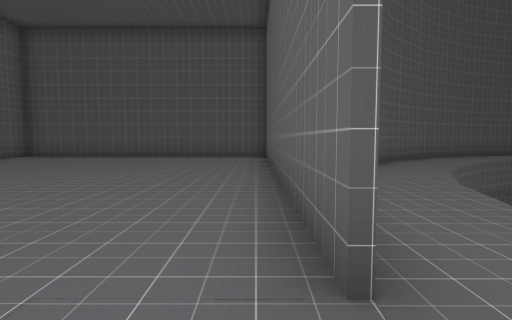
[1] (above)

24 first-person views from a walk through a level from a Godot 3-D game. The camera is 1.4 m above the floor, tilts 4° down and sees 80° across. The floor is counted in squares, 2 m on a side. Each view is taken from the middle of a square. On the plan, view 1 faces up. The plan holds only what a view shows up to about 10 squares ahead; the rest is blank. The place goes on beyond the plan.

[2]
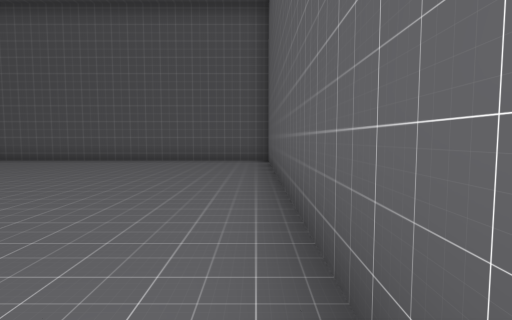

[3]
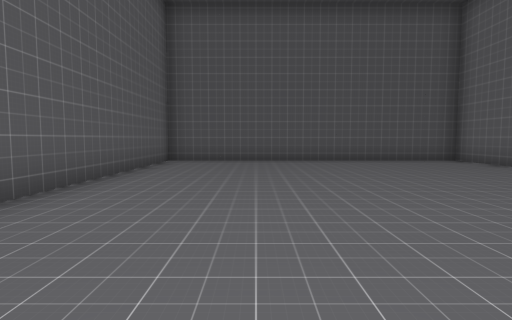

[4]
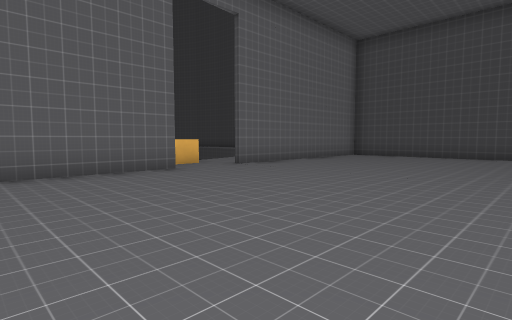

[5]
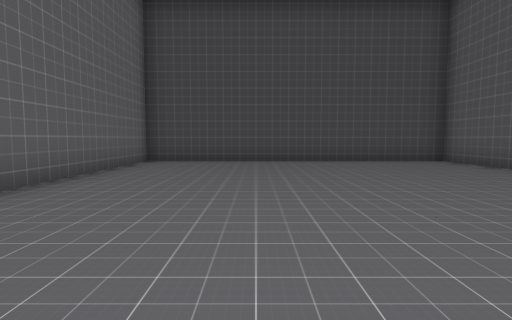

[6]
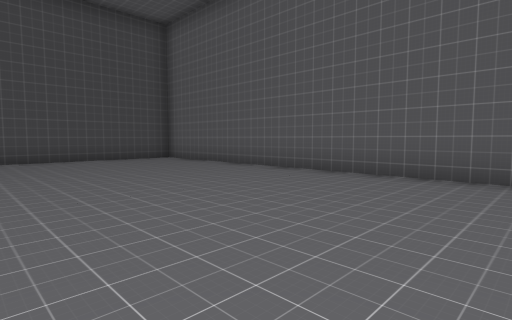

[7]
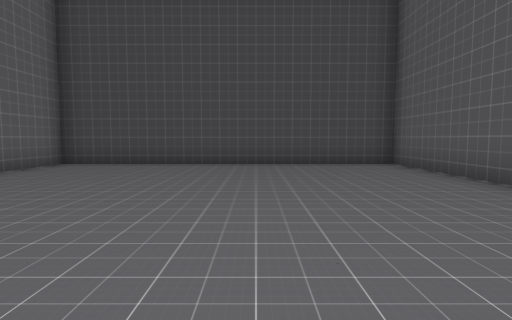

[8]
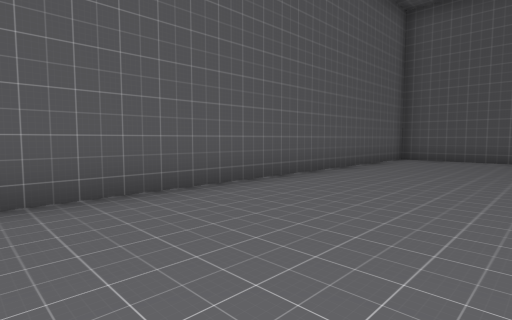

[9]
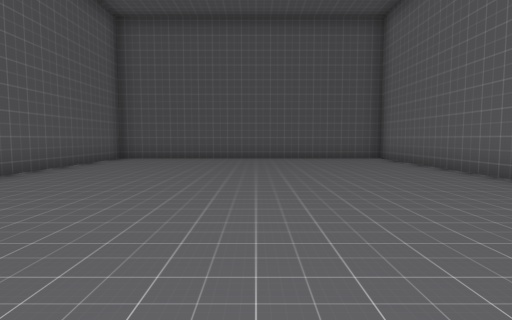

[10]
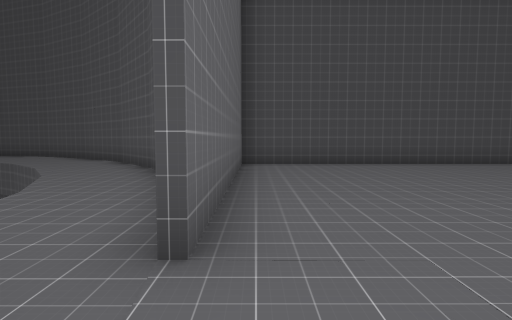

[11]
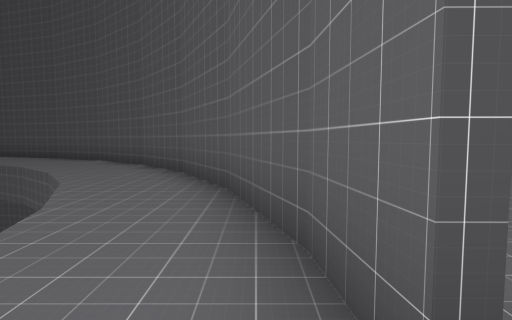

[12]
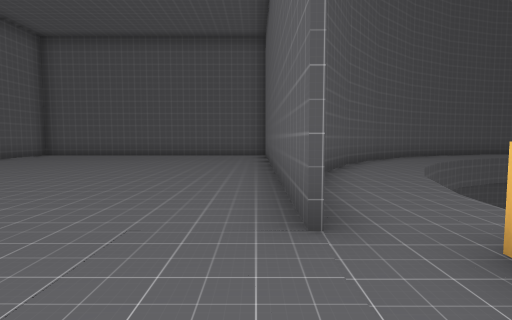

[13]
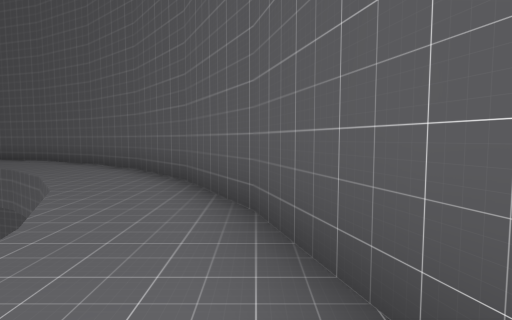

[14]
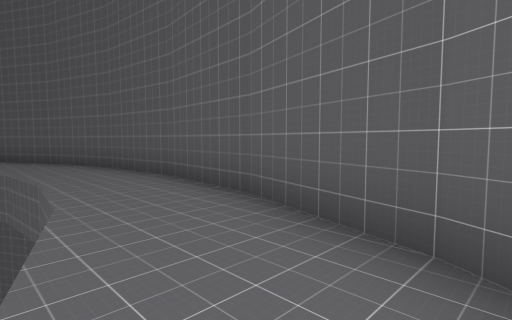

[15]
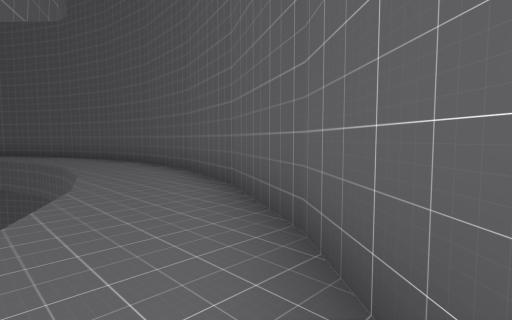

[16]
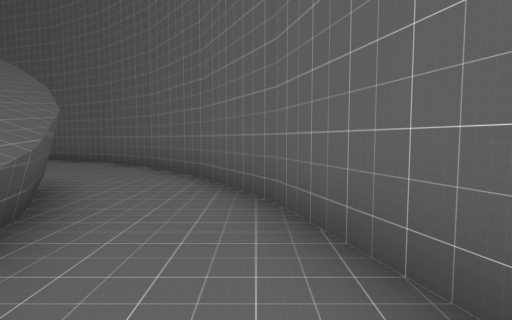

[17]
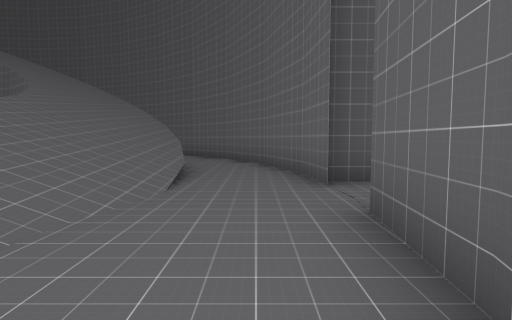

[18]
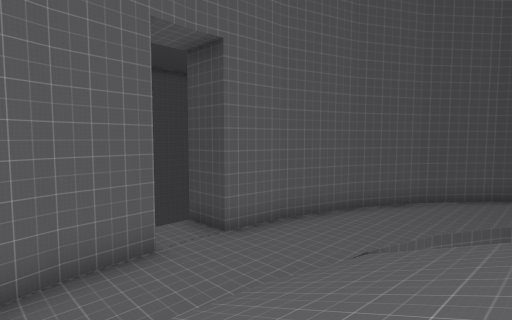

[19]
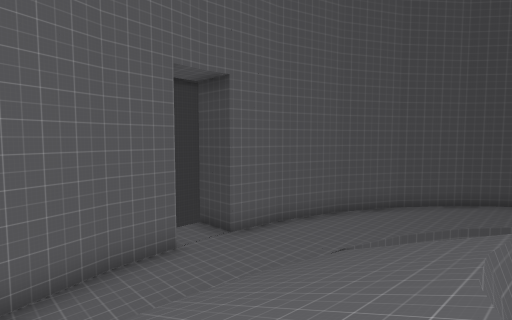

[20]
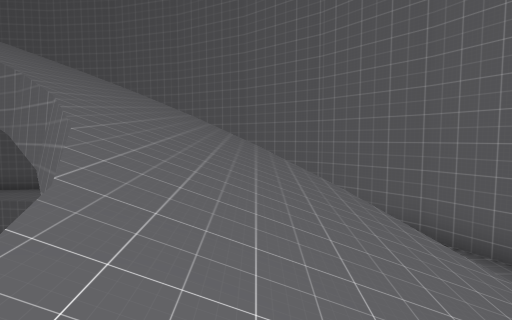

[21]
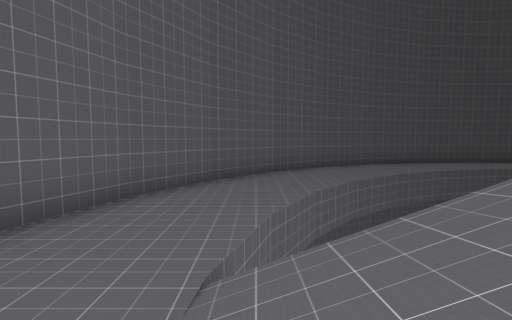

[22]
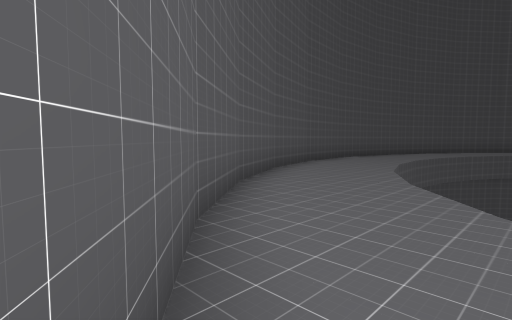

[23]
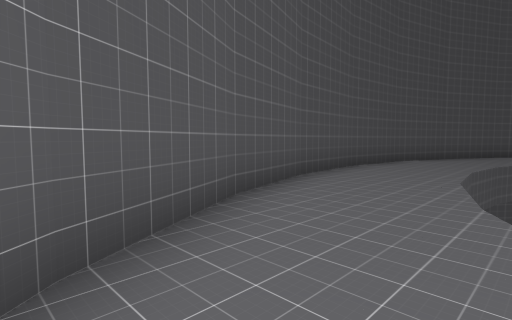

[24]
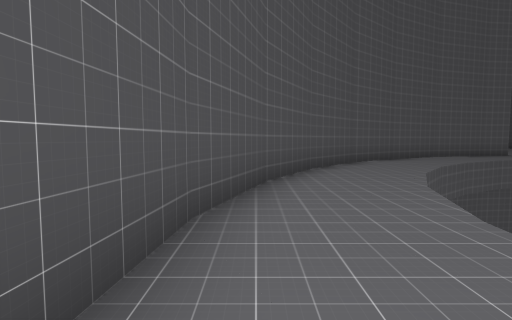

### Floor plan
Key: @ floor where view 1 was taken; # wall or solid block; . floor; / step, stairs or slope; ^ raised ledge; v drop or lower ground.
Columns run from 9 left of view 1 to 26 right of it. Each row starts with its distance up from view 1.
 13                  ##########
 12 ###########    ###........####
 11 #.........#   ##.............##
 10 #.........# ###...vv  /////...##
  9 #.........###...v      /////...##
  8 #.........###..v        //////..##
  7 #.........##..v          //////..#
  6 #.........#..v           vv////..##
  5 #.........#..              v/// ..#
  4 #.........#.v               ////..#
  3 #.........#.v               v///..#
  2 #.........#.v               v///..##
  1 #...........                v////...
  0 #........@.^                v///....
 -1 #.........#.                v///..##
 -2 #.........#.v                  v..#
 -3 #.........#..                  ...#
 -4 #.........#..v                v...#
 -5 #.........#...v              v...##
 -6 #.........##..vv            v....#
 -7 #.........###...v          v....##
 -8 ########### ##...v       vv....##
 -9              ##....vvvvv......##
-10               ##............###
-11                ####.......###
-12                   #########

Where each view was taken, in squares from view 1:
view 1: 0 up, 0 right, facing up
view 2: 2 up, 0 right, facing up
view 3: 2 up, 6 left, facing up
view 4: 5 up, 6 left, facing down-right
view 5: 2 up, 3 left, facing down
view 6: 3 up, 3 left, facing down-left
view 7: 1 up, 5 left, facing down
view 8: 1 up, 5 left, facing up-left
view 9: 1 up, 4 left, facing up
view 10: 1 up, 0 right, facing down
view 11: 0 up, 1 right, facing down
view 12: 1 down, 0 right, facing up
view 13: 12 up, 11 right, facing left
view 14: 10 up, 18 right, facing up-left
view 15: 9 up, 21 right, facing up-left
view 16: 2 up, 24 right, facing up
view 17: 3 down, 24 right, facing up
view 18: 4 up, 20 right, facing down-right
view 19: 5 up, 19 right, facing down-right
view 20: 2 up, 20 right, facing up
view 21: 1 up, 22 right, facing down
view 22: 6 down, 23 right, facing down-left
view 23: 8 down, 20 right, facing down-left
view 24: 11 down, 13 right, facing left
